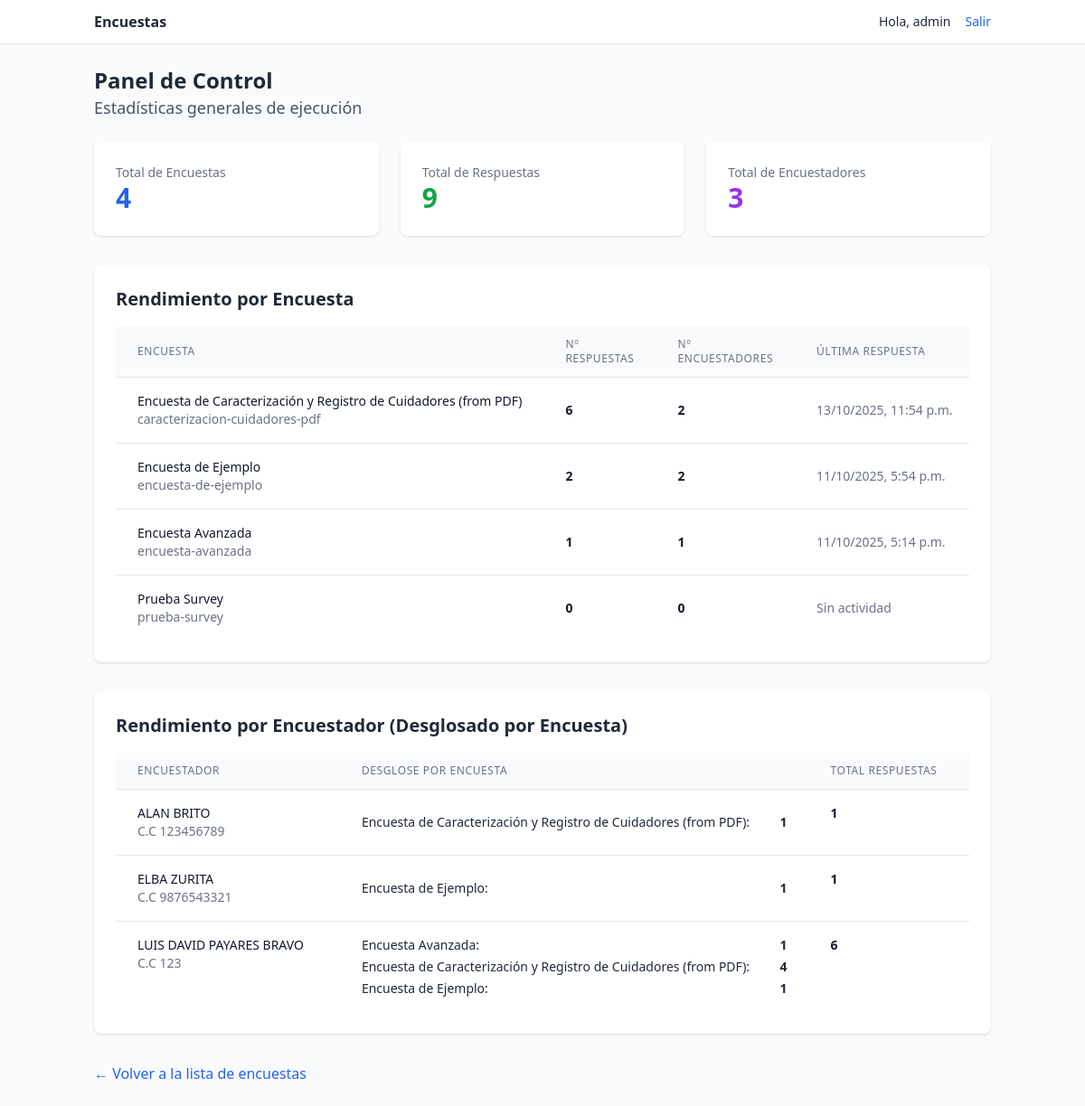
Before: /dashboard/ (signed in) with the older database file.
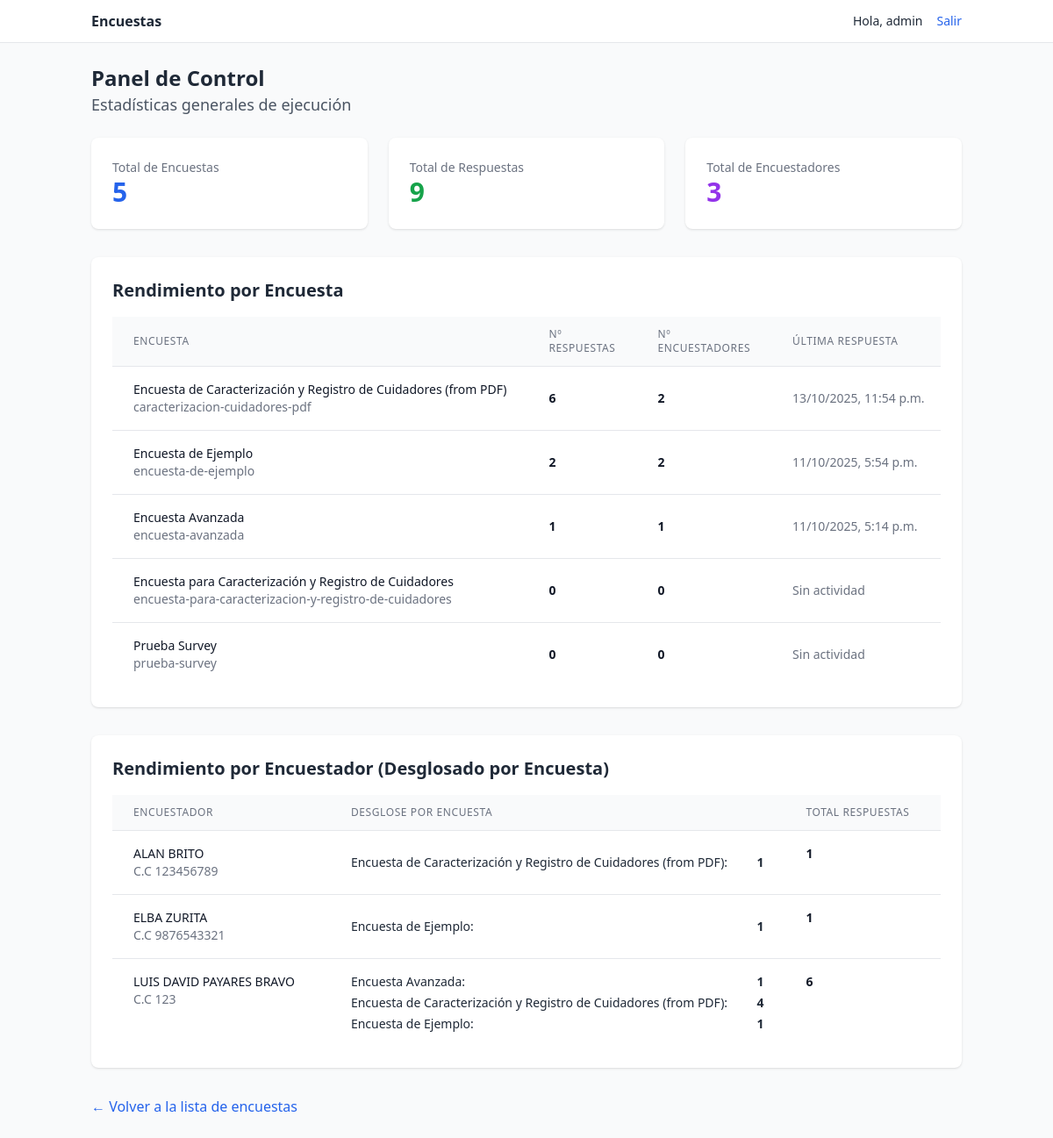
After: the same page with the newer database file.
### surveys/models.py (models this page shows, shortened)
class Survey(models.Model):
    name = models.CharField(max_length=200, unique=True)
    description = models.TextField(blank=True)
    code = models.SlugField(max_length=80, unique=True)
    is_active = models.BooleanField(default=True)
    created_at = models.DateTimeField(auto_now_add=True)
    require_token = models.BooleanField(default=False)

class Interviewer(models.Model):
    full_name = models.CharField(max_length=200)
    document_number = models.CharField(max_length=30, unique=True)
    document_type = models.CharField(max_length=5, choices=DOCUMENT_TYPES)
    phone = models.CharField(max_length=30, blank=True)
    email = models.EmailField(blank=True)

### surveys/views.py (the view)
# urls.py: path("dashboard/", views.dashboard_view, name="dashboard"),
@login_required
def dashboard_view(request):
    if not request.user.is_staff:
        messages.error(request, "Acceso no autorizado.")
        return redirect('surveys:list')
    total_surveys = Survey.objects.count()
    total_responses = ResponseSet.objects.count()
    total_interviewers = Interviewer.objects.count()
    surveys_stats = Survey.objects.annotate(
        response_count=Count('responses'),
        interviewer_count=Count('responses__interviewer', distinct=True),
        last_response_date=Max('responses__created_at')
    ).order_by('-last_response_date')
    interviewer_survey_stats = ResponseSet.objects.filter(interviewer__isnull=False).values(
        'interviewer__full_name',
        'interviewer__document_type',
        'interviewer__document_number',
        'survey__name'
    ).annotate(
        count=Count('id')
    ).order_by('interviewer__full_name', 'survey__name')
    grouped_stats = {}
    for item in interviewer_survey_stats:
        interviewer_name = item['interviewer__full_name']
        if interviewer_name not in grouped_stats:
            grouped_stats[interviewer_name] = {
                'details': {
                    'full_name': interviewer_name,
                    'document': f"{item['interviewer__document_type']} {item['interviewer__document_number']}"
                },
                'surveys': [],
                'total_responses': 0
            }
        grouped_stats[interviewer_name]['surveys'].append({
            'name': item['survey__name'],
            'count': item['count']
        })
        grouped_stats[interviewer_name]['total_responses'] += item['count']
    context = {
        'total_surveys': total_surveys,
        'total_responses': total_responses,
        'total_interviewers': total_interviewers,
        'surveys_stats': surveys_stats,
        'interviewers_stats_grouped': grouped_stats,
    }
    return render(request, 'surveys/dashboard.html', context)

### surveys/templates/surveys/dashboard.html (shortened to what this page needs)
{% extends "surveys/base.html" %}
{% block content %}
<div class="mb-6">
  <h1 class="text-2xl font-bold">Panel de Control</h1>
  <p class="text-lg text-gray-600">Estadísticas generales de ejecución</p>
</div>
<div class="grid grid-cols-1 md:grid-cols-3 gap-6 mb-8">
  <div class="bg-white p-6 rounded-lg shadow">
    <h3 class="text-gray-500 text-sm font-medium">Total de Encuestas</h3>
    <p class="text-3xl font-bold text-blue-600">{{ total_surveys }}</p>
  </div>
  <div class="bg-white p-6 rounded-lg shadow">
    <h3 class="text-gray-500 text-sm font-medium">Total de Respuestas</h3>
    <p class="text-3xl font-bold text-green-600">{{ total_responses }}</p>
  </div>
  <div class="bg-white p-6 rounded-lg shadow">
    <h3 class="text-gray-500 text-sm font-medium">Total de Encuestadores</h3>
    <p class="text-3xl font-bold text-purple-600">{{ total_interviewers }}</p>
  </div>
</div>
<div class="bg-white p-6 rounded-lg shadow">
  <h2 class="text-xl font-semibold mb-4">Rendimiento por Encuesta</h2>
  <div class="overflow-x-auto">
    <table class="min-w-full divide-y divide-gray-200">
      <thead class="bg-gray-50">
        <tr>
          <th scope="col" class="px-6 py-3 text-left text-xs font-medium text-gray-500 uppercase tracking-wider">Encuesta</th>
          <th scope="col" class="px-6 py-3 text-left text-xs font-medium text-gray-500 uppercase tracking-wider">Nº Respuestas</th>
          <th scope="col" class="px-6 py-3 text-left text-xs font-medium text-gray-500 uppercase tracking-wider">Nº Encuestadores</th>
          <th scope="col" class="px-6 py-3 text-left text-xs font-medium text-gray-500 uppercase tracking-wider">Última Respuesta</th>
        </tr>
      </thead>
      <tbody class="bg-white divide-y divide-gray-200">
        {% for survey in surveys_stats %}
          <tr>
            <td class="px-6 py-4 whitespace-nowrap">
              <div class="text-sm font-medium text-gray-900">{{ survey.name }}</div>
              <div class="text-sm text-gray-500">{{ survey.code }}</div>
            </td>
            <td class="px-6 py-4 whitespace-nowrap text-sm text-gray-900 font-bold">{{ survey.response_count }}</td>
            <td class="px-6 py-4 whitespace-nowrap text-sm text-gray-900 font-bold">{{ survey.interviewer_count }}</td>
            <td class="px-6 py-4 whitespace-nowrap text-sm text-gray-500">
              {% if survey.last_response_date %}
                {{ survey.last_response_date|date:"d/m/Y, P" }}
              {% else %}
                Sin actividad
              {% endif %}
            </td>
          </tr>
        {% empty %}
          <tr>
            <td colspan="5" class="px-6 py-4 text-center text-sm text-gray-500">No hay encuestas para mostrar.</td>
          </tr>
        {% endfor %}
      </tbody>
    </table>
  </div>
</div>
<div class="mt-8 bg-white p-6 rounded-lg shadow">
  <h2 class="text-xl font-semibold mb-4">Rendimiento por Encuestador (Desglosado por Encuesta)</h2>
  <div class="overflow-x-auto">
    <table class="min-w-full divide-y divide-gray-200">
      <thead class="bg-gray-50">
        <tr>
          <th scope="col" class="px-6 py-3 text-left text-xs font-medium text-gray-500 uppercase tracking-wider">Encuestador</th>
          <th scope="col" class="px-6 py-3 text-left text-xs font-medium text-gray-500 uppercase tracking-wider">Desglose por Encuesta</th>
          <th scope="col" class="px-6 py-3 text-left text-xs font-medium text-gray-500 uppercase tracking-wider">Total Respuestas</th>
        </tr>
      </thead>
      <tbody class="bg-white divide-y divide-gray-200">
        {% for name, data in interviewers_stats_grouped.items %}
          <tr>
            <td class="px-6 py-4 align-top">
              <div class="text-sm font-medium text-gray-900">{{ data.details.full_name }}</div>
              <div class="text-sm text-gray-500">{{ data.details.document }}</div>
            </td>
            <td class="px-6 py-4 whitespace-nowrap">
                <ul class="text-sm text-gray-800 space-y-1">
                    {% for survey in data.surveys %}
                        <li class="flex justify-between">
                            <span>{{ survey.name }}:</span>
                            <span class="font-semibold">{{ survey.count }}</span>
                        </li>
                    {% endfor %}
                </ul>
            </td>
            <td class="px-6 py-4 whitespace-nowrap text-sm text-gray-900 font-bold align-top">{{ data.total_responses }}</td>
          </tr>
        {% empty %}
          <tr>
            <td colspan="3" class="px-6 py-4 text-center text-sm text-gray-500">No hay actividad de encuestadores para mostrar.</td>
          </tr>
        {% endfor %}
      </tbody>
    </table>
  </div>
</div>
<div class="mt-8">
    <a href="{% url 'surveys:list' %}" class="text-blue-600 hover:underline">&larr; Volver a la lista de encuestas</a>
</div>
{% endblock %}

### surveys/templates/surveys/base.html (shortened to what this page needs)
{% load static %}
<!doctype html>
<html lang="es">
<head>
  <script src="https://cdn.tailwindcss.com"></script>
</head>
<body class="bg-gray-50 text-gray-800">
  <nav class="bg-white border-b sticky top-0 z-10">
    <div class="max-w-5xl mx-auto px-4 py-3 flex items-center justify-between">
      <a href="{% url 'surveys:list' %}" class="flex items-center gap-2 font-semibold">
        Encuestas
      </a>
      <div class="flex items-center gap-4">
        {% if user.is_authenticated %}
          <span class="text-sm">Hola, {{ user.username }}</span>
          <a class="text-sm text-blue-600" href="{% url 'logout' %}">Salir</a>
        {% elif not public %}
          <a class="text-sm text-blue-600" href="{% url 'login' %}">Ingresar</a>
          <a class="text-sm text-blue-600" href="{% url 'signup' %}">Crear cuenta</a>
        {% endif %}
      </div>
    </div>
  </nav>
  <main class="max-w-5xl mx-auto px-4 py-6">
    {% block content %}{% endblock %}
  </main>
</body>
</html>

Changed rows visible on the page:
added Survey: name "Encuesta para Caracterización y Registro de Cuidadores", code "encuesta-para-caracterizacion-y-registro-de-cuidadores", response_count "0", interviewer_count "0", shows "Sin actividad"
Other visible differences:
{{ total_surveys }}: "4" → "5"
